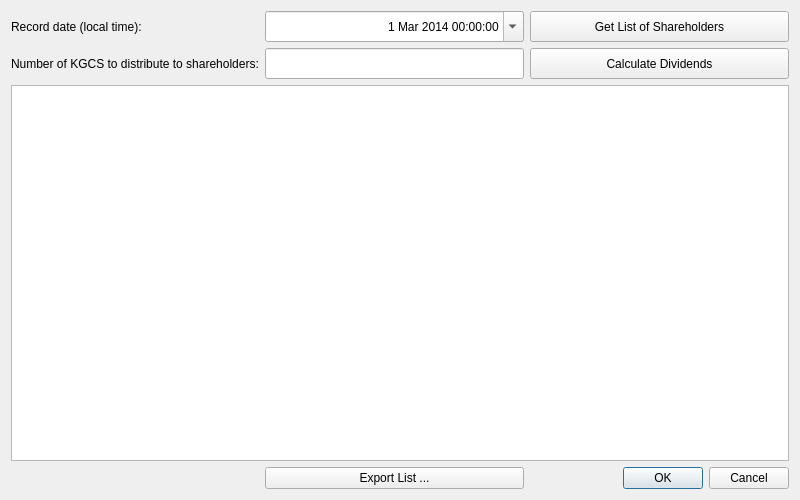
<?xml version="1.0" encoding="UTF-8"?>
<ui version="4.0">
 <class>DistributeDivDialog</class>
 <widget class="QDialog" name="DistributeDivDialog">
  <property name="windowModality">
   <enum>Qt::ApplicationModal</enum>
  </property>
  <property name="geometry">
   <rect>
    <x>0</x>
    <y>0</y>
    <width>800</width>
    <height>500</height>
   </rect>
  </property>
  <property name="sizePolicy">
   <sizepolicy hsizetype="MinimumExpanding" vsizetype="MinimumExpanding">
    <horstretch>0</horstretch>
    <verstretch>0</verstretch>
   </sizepolicy>
  </property>
  <property name="minimumSize">
   <size>
    <width>400</width>
    <height>200</height>
   </size>
  </property>
  <property name="windowTitle">
   <string>Distribute Dividends</string>
  </property>
  <property name="toolTip">
   <string/>
  </property>
  <property name="locale">
   <locale language="English" country="UnitedStates"/>
  </property>
  <property name="modal">
   <bool>true</bool>
  </property>
  <layout class="QGridLayout" name="gridLayout">
   <item row="2" column="0" colspan="3">
    <widget class="QTableView" name="tableView"/>
   </item>
   <item row="1" column="2">
    <widget class="QPushButton" name="calcDividendsButton">
     <property name="minimumSize">
      <size>
       <width>141</width>
       <height>31</height>
      </size>
     </property>
     <property name="text">
      <string>Calculate Dividends</string>
     </property>
    </widget>
   </item>
   <item row="1" column="0">
    <widget class="QLabel" name="label">
     <property name="text">
      <string>Number of KGCS to distribute to shareholders:</string>
     </property>
     <property name="alignment">
      <set>Qt::AlignLeading|Qt::AlignLeft|Qt::AlignVCenter</set>
     </property>
    </widget>
   </item>
   <item row="1" column="1">
    <widget class="QLineEdit" name="totalDividend">
     <property name="minimumSize">
      <size>
       <width>111</width>
       <height>31</height>
      </size>
     </property>
     <property name="inputMethodHints">
      <set>Qt::ImhFormattedNumbersOnly</set>
     </property>
     <property name="text">
      <string notr="true"/>
     </property>
     <property name="alignment">
      <set>Qt::AlignRight|Qt::AlignTrailing|Qt::AlignVCenter</set>
     </property>
    </widget>
   </item>
   <item row="0" column="0">
    <widget class="QLabel" name="label_2">
     <property name="text">
      <string>Record date (local time):</string>
     </property>
     <property name="alignment">
      <set>Qt::AlignLeading|Qt::AlignLeft|Qt::AlignVCenter</set>
     </property>
    </widget>
   </item>
   <item row="0" column="2">
    <widget class="QPushButton" name="getShareholdsListButton">
     <property name="minimumSize">
      <size>
       <width>141</width>
       <height>31</height>
      </size>
     </property>
     <property name="text">
      <string>Get List of Shareholders</string>
     </property>
    </widget>
   </item>
   <item row="4" column="2">
    <widget class="QDialogButtonBox" name="buttonBox">
     <property name="orientation">
      <enum>Qt::Horizontal</enum>
     </property>
     <property name="standardButtons">
      <set>QDialogButtonBox::Cancel|QDialogButtonBox::Ok</set>
     </property>
    </widget>
   </item>
   <item row="0" column="1">
    <widget class="QDateTimeEdit" name="recordDate">
     <property name="minimumSize">
      <size>
       <width>111</width>
       <height>31</height>
      </size>
     </property>
     <property name="toolTip">
      <string>Shareholders on record on this date will receive dividends.</string>
     </property>
     <property name="alignment">
      <set>Qt::AlignRight|Qt::AlignTrailing|Qt::AlignVCenter</set>
     </property>
     <property name="minimumDateTime">
      <datetime>
       <hour>0</hour>
       <minute>0</minute>
       <second>0</second>
       <year>2014</year>
       <month>3</month>
       <day>1</day>
      </datetime>
     </property>
     <property name="currentSection">
      <enum>QDateTimeEdit::DaySection</enum>
     </property>
     <property name="calendarPopup">
      <bool>true</bool>
     </property>
    </widget>
   </item>
   <item row="4" column="1">
    <widget class="QPushButton" name="exportButton">
     <property name="contextMenuPolicy">
      <enum>Qt::DefaultContextMenu</enum>
     </property>
     <property name="text">
      <string>Export List ...</string>
     </property>
    </widget>
   </item>
  </layout>
 </widget>
 <tabstops>
  <tabstop>recordDate</tabstop>
  <tabstop>getShareholdsListButton</tabstop>
  <tabstop>totalDividend</tabstop>
  <tabstop>calcDividendsButton</tabstop>
  <tabstop>tableView</tabstop>
  <tabstop>buttonBox</tabstop>
 </tabstops>
 <resources/>
 <connections>
  <connection>
   <sender>buttonBox</sender>
   <signal>accepted()</signal>
   <receiver>DistributeDivDialog</receiver>
   <slot>accept()</slot>
   <hints>
    <hint type="sourcelabel">
     <x>554</x>
     <y>363</y>
    </hint>
    <hint type="destinationlabel">
     <x>157</x>
     <y>274</y>
    </hint>
   </hints>
  </connection>
  <connection>
   <sender>buttonBox</sender>
   <signal>rejected()</signal>
   <receiver>DistributeDivDialog</receiver>
   <slot>reject()</slot>
   <hints>
    <hint type="sourcelabel">
     <x>554</x>
     <y>363</y>
    </hint>
    <hint type="destinationlabel">
     <x>286</x>
     <y>274</y>
    </hint>
   </hints>
  </connection>
 </connections>
</ui>
